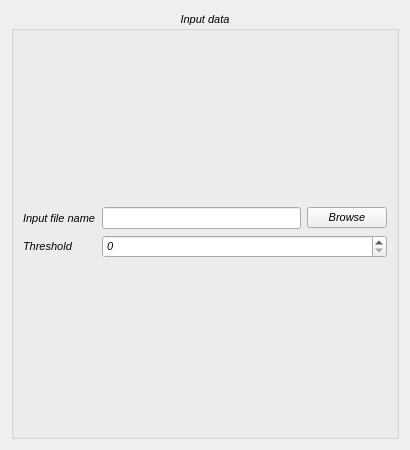
<?xml version="1.0" encoding="UTF-8"?>
<ui version="4.0">
 <class>Form</class>
 <widget class="QWidget" name="Form">
  <property name="geometry">
   <rect>
    <x>0</x>
    <y>0</y>
    <width>410</width>
    <height>450</height>
   </rect>
  </property>
  <property name="sizePolicy">
   <sizepolicy hsizetype="Minimum" vsizetype="MinimumExpanding">
    <horstretch>0</horstretch>
    <verstretch>0</verstretch>
   </sizepolicy>
  </property>
  <property name="minimumSize">
   <size>
    <width>410</width>
    <height>450</height>
   </size>
  </property>
  <property name="maximumSize">
   <size>
    <width>410</width>
    <height>16777215</height>
   </size>
  </property>
  <property name="font">
   <font>
    <pointsize>8</pointsize>
    <italic>true</italic>
   </font>
  </property>
  <property name="windowTitle">
   <string>Form</string>
  </property>
  <layout class="QGridLayout" name="gridLayout_2">
   <item row="0" column="0">
    <layout class="QGridLayout" name="gridLayout_5">
     <item row="0" column="0">
      <widget class="QGroupBox" name="groupBox">
       <property name="sizePolicy">
        <sizepolicy hsizetype="Preferred" vsizetype="Minimum">
         <horstretch>0</horstretch>
         <verstretch>0</verstretch>
        </sizepolicy>
       </property>
       <property name="font">
        <font>
         <pointsize>8</pointsize>
         <italic>true</italic>
        </font>
       </property>
       <property name="title">
        <string>Input data</string>
       </property>
       <property name="alignment">
        <set>Qt::AlignCenter</set>
       </property>
       <layout class="QGridLayout" name="gridLayout_9">
        <item row="0" column="0">
         <layout class="QGridLayout">
          <item row="0" column="0">
           <widget class="QLabel" name="labe">
            <property name="text">
             <string>Input file name</string>
            </property>
           </widget>
          </item>
          <item row="0" column="1">
           <widget class="QLineEdit" name="lineEdit_FileNameInput"/>
          </item>
          <item row="0" column="2">
           <widget class="QPushButton" name="pushButton_FileNameInput">
            <property name="text">
             <string>Browse</string>
            </property>
           </widget>
          </item>
          <item row="1" column="0">
           <widget class="QLabel" name="label">
            <property name="text">
             <string>Threshold</string>
            </property>
           </widget>
          </item>
          <item row="1" column="1" colspan="2">
           <widget class="QSpinBox" name="spinBox_Threshold"/>
          </item>
         </layout>
        </item>
       </layout>
      </widget>
     </item>
    </layout>
   </item>
  </layout>
  <widget class="QWidget" name="layoutWidget">
   <property name="geometry">
    <rect>
     <x>0</x>
     <y>0</y>
     <width>2</width>
     <height>2</height>
    </rect>
   </property>
   <layout class="QGridLayout"/>
  </widget>
 </widget>
 <resources/>
 <connections/>
</ui>
